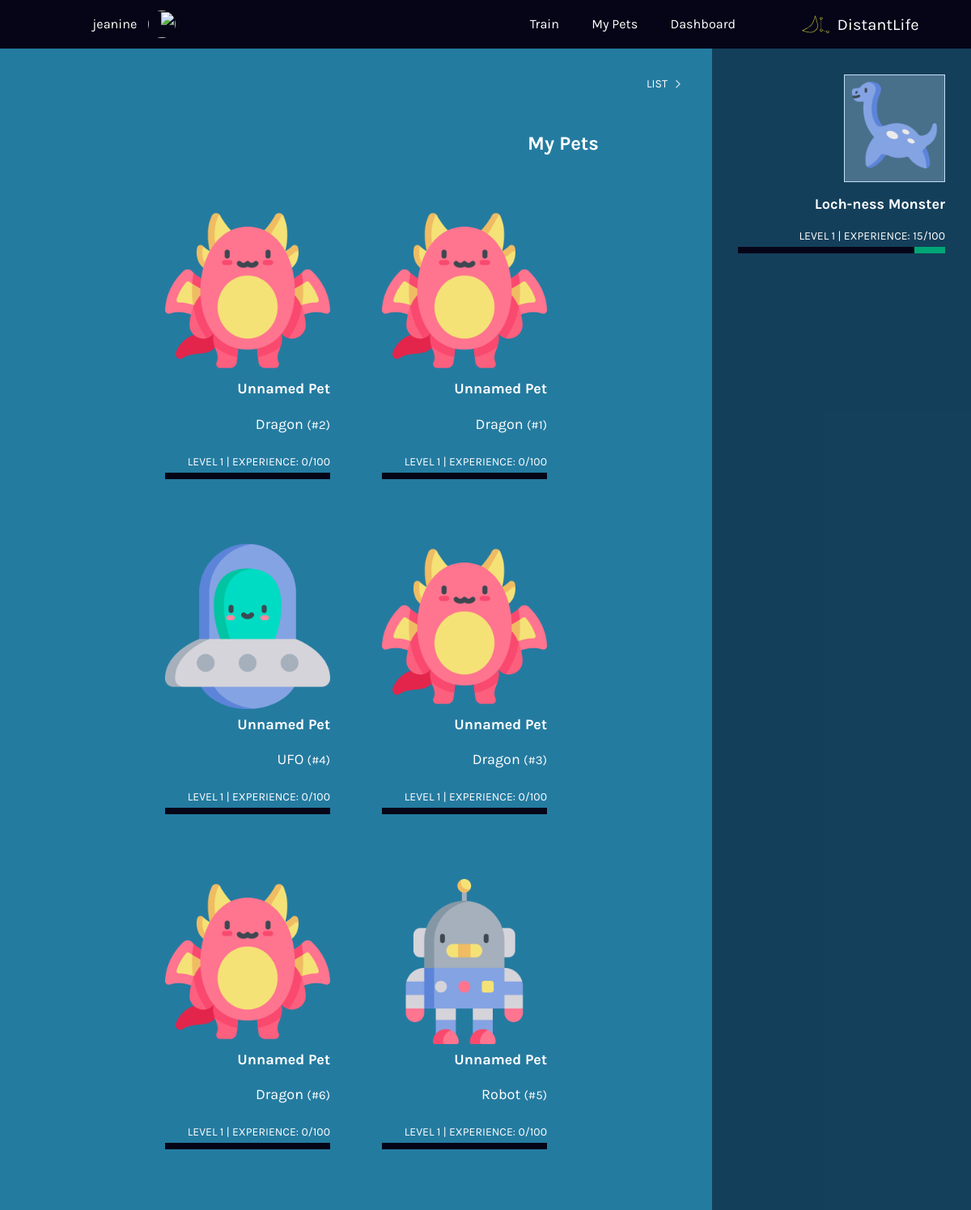
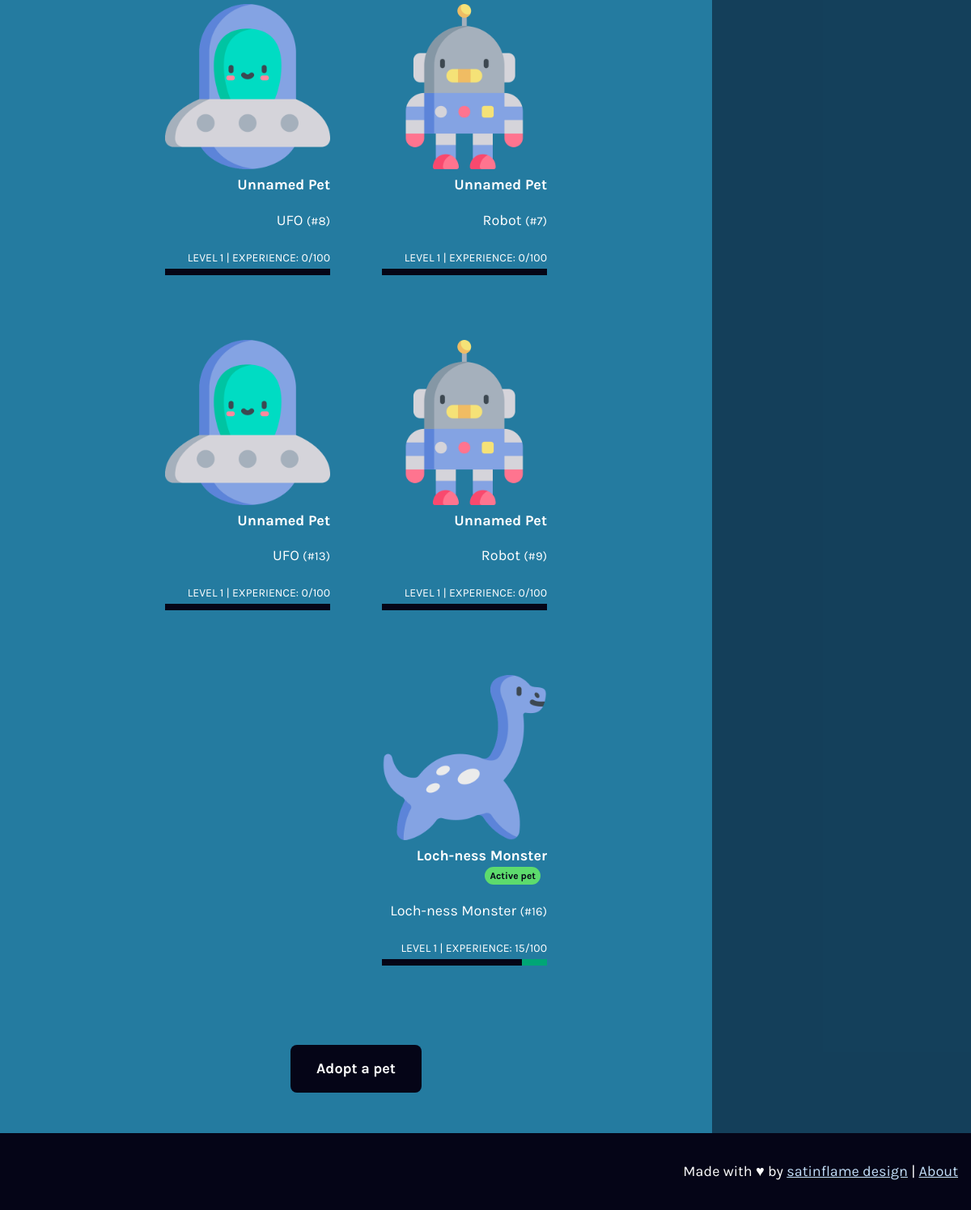
Before: /pets (signed in) with the older database file (2 pictures, top to bottom).
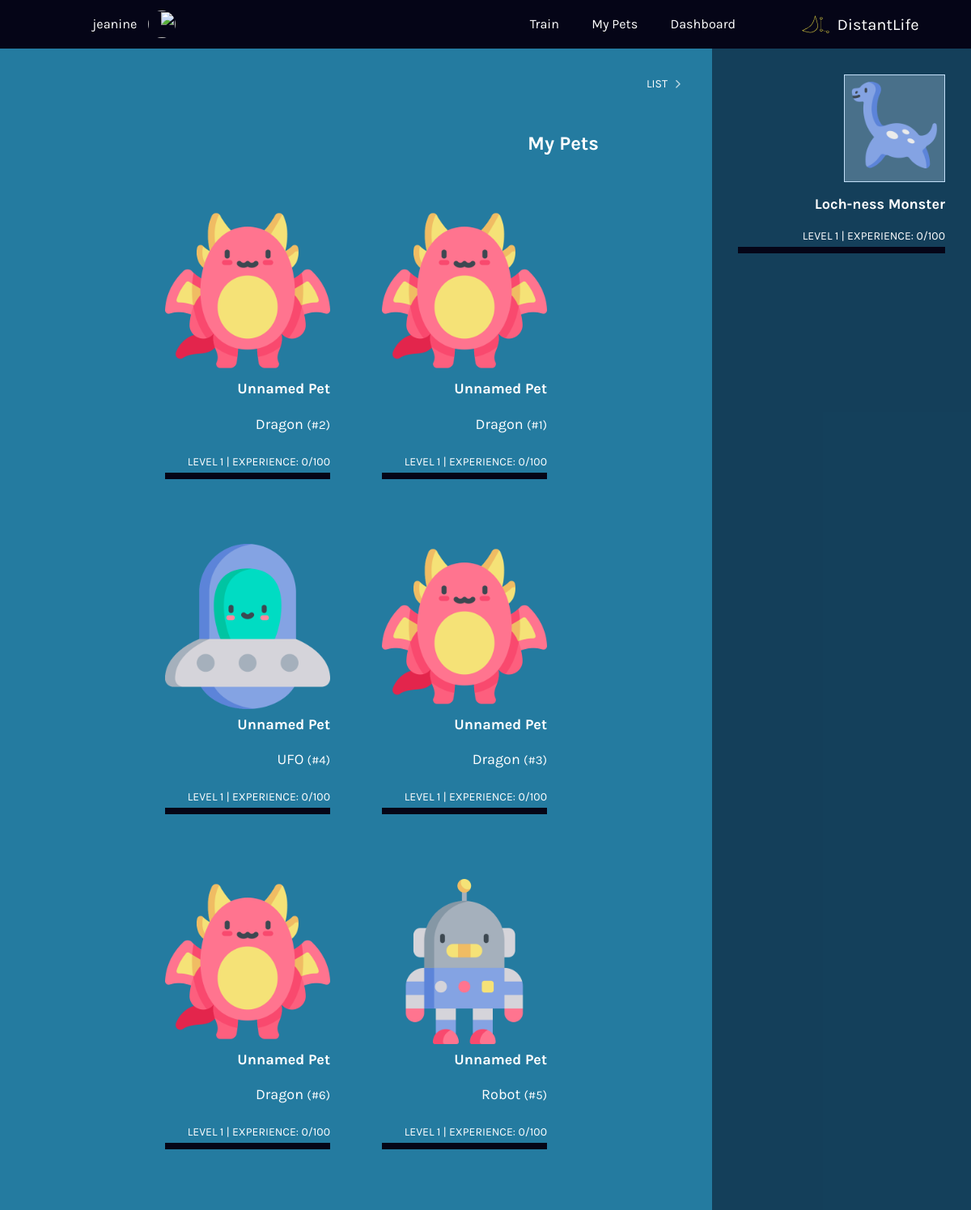
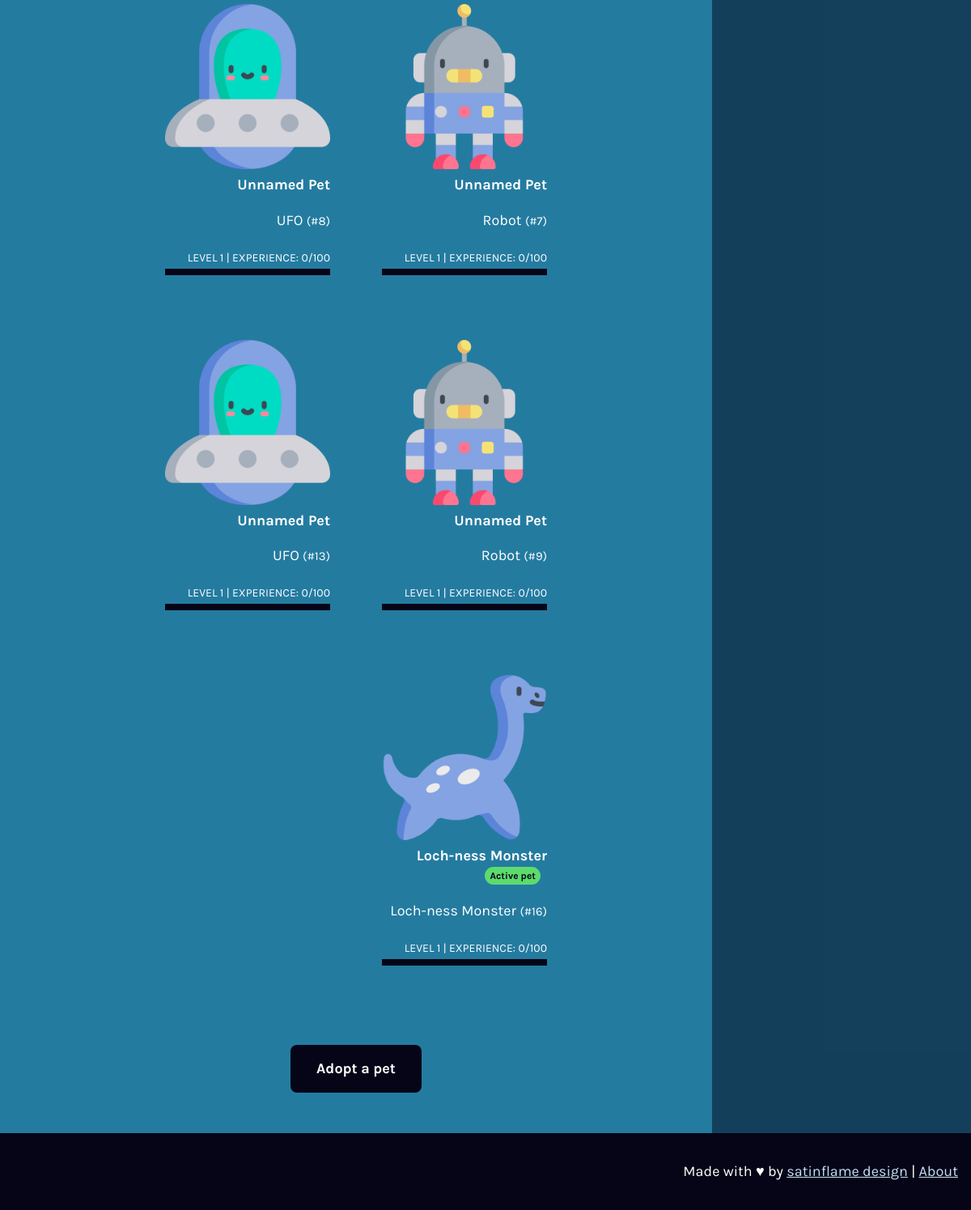
After: the same page with the newer database file (2 pictures, top to bottom).
### tables this page shows
CREATE TABLE `users` (
  `id` integer,
  `username` varchar(255) NOT NULL,
  `full_name` varchar(255),
  `password` hash,
  `email` varchar(255),
  `created_at` timestamp,
  `last_login` timestamp,
  `preferred_lang` integer,
  `learning_lang` integer, `active_pet_id` integer, roles int,
  PRIMARY KEY(id)
);

CREATE TABLE `pets` (
  `id` integer,
  `type` integer,
  `name` varchar(255),
  `created` timestamp,
  `exp` integer,
  PRIMARY KEY(id)
);

CREATE TABLE `pet_types` (
  `id` integer,
  `imgsrc` varchar(255),
  `pet_type` varchar(255), `exp_required` integer,
  PRIMARY KEY(id)
);

### application.py (the view)
@app.route("/pets")
@login_required
def pets():
    pets_owned = db.execute("SELECT pets.id, pet_types.imgsrc, pet_types.pet_type, pets.created, pets.exp, pets.name, users.active_pet_id FROM owners JOIN pets ON pets.id = owners.pet_id JOIN pet_types ON pets.type = pet_types.id JOIN users ON users.id = owners.owner_id WHERE owner_id = ?", session["user_id"])
    return render_template("list.html", pets_owned=pets_owned)

### application.py (called while the page is built)
@app.after_request
def after_request(response):
    response.headers["Cache-Control"] = "no-cache, no-store, must-revalidate"
    response.headers["Expires"] = 0
    response.headers["Pragma"] = "no-cache"
    return response

### helpers.py (called while the page is built)
def login_required(f):
    @wraps(f)
    def decorated_function(*args, **kwargs):
        if session.get("user_id") is None:
            return redirect("/login")
        return f(*args, **kwargs)
    return decorated_function

### templates/list.html (shortened to what this page needs)
{% extends "layout.html" %}
{% from "./macros.html" import usedalot, progressbar, get_data with context %}
{% block main %}
<h1>My Pets</h1>
{% if (pets_owned|length) > 0 %}
  <div class="col-list row">
    {% for pets in pets_owned %}
    <div class="col-12">
      <img src="/static/{{ pets.imgsrc }}" alt="" />
      <h2>{{ pets.name }}
        {% if pets.id == pets.active_pet_id %}
        <span class="badge badge-success">Active pet</span>
        {% endif %} </h2>
        <p>{{ pets.pet_type }} <small>(#{{ pets.id }})</small></p>
        {{ progressbar((pets.exp)) }}
      </div>
    {% endfor %}
  </div>
  {% else %}
    <p>No pets</p>
{% endif %}
<p class="text-center"><a class="btn btn-primary" href="/adopt">Adopt a pet</a></p>
{% endblock %}

### templates/layout.html (shortened to what this page needs)
<!DOCTYPE html>
  {% if (session.get("language")) %}
    <html lang="{{session['language']['charcode']}}" dir="{{session['language']['dir']}}">
  {% else %}
    <html lang="en">
  {% endif %}
  {% include 'global/head.html' %}
  {% if (session.get("language")) %}
    <body class="text-gray-900 font-sans antialiased dir-{{session['language']['dir']}}">
  {% else %}
    <body class="text-gray-900 font-sans antialiased">
  {% endif %}
  {% include 'global/header.html' %}
  <div class="layout-secondary">
    <div class="layout-secondary-main theme-inversed">
      <main>
        {% include 'global/breadcrumb.html' %}
        <div class="secondary-main">
          {% block main %}{% endblock %}
        </div>
      </main>
    </div>
    <div class="layout-secondary-aside theme-inversed">
      {% include 'global/sidebar.html' %}
    </div>
  </div>
  {% include 'global/footer.html' %}
</body>
</html>

### templates/macros.html (shortened to what this page needs)
{% macro progressbar(exp) %}
    <p class="text-small-caps mb-0">{{ _('Level') }} {{ level }} | {{ _('Experience') }}: {{ percent }}/100 </p>
    <div class="progressbar" role="progressbar" aria-valuenow="{{ percent }}" aria-valuemin="0" aria-valuemax="100">
      <span class="filled" style="width: {{ percent }}%;"></span>
    </div>
{% endmacro %}

### templates/global/head.html (shortened to what this page needs)
<head>
  <link href="{{ url_for('static', filename='proj04.css') }}" rel="stylesheet">
  <link href="{{ url_for('static', filename='overrides.css') }}" rel="stylesheet">
</head>

### templates/global/header.html (shortened to what this page needs)
<header class="header">
  <div class="container">
    <div class="menu-container">
      <div class="menu-logo">
        <h1><a class="logo" href="/"><img src="{{ url_for('static', filename='logos/distantlife-logo.svg') }}" height="28" width="140"
              alt="Distant Life" /></a></h1>
      </div>
      <nav id="siteMenu" role="menu" aria-labelledby="menubutton">
        <ul class="list-unstyled list-inline">
          {% if session.user_id %}
          <li><a href="/">{{ _('Dashboard') }}</a></li>
          <li><a href="/pets">{{ _('My Pets') }}</a></li>
          <li><a href="/train">{{ _('Train') }}</a></li>
          {% endif %}
        </ul>
        <ul class="list-unstyled list-inline">
          {% if session.get("user_id") %}
            <li class="menu-user"><a href="/users/{{session['user_id']}}">{{ session['username'] }}
              <img alt="" src="https://www.satinflame.com/img/icons/apple-touch-icon.png" width="34" height="34" class="rounded-circle">
            </a></li>
            <li class="has-dropdown"><a class="hide-md" href="#" aria-haspopup="true">
            </a>
            </li>
          {% else %}
            <li><a href="/signup">{{ _('Sign Up') }}</a></li>
            <li><a href="/login">{{ _('Login') }}</a></li>
          {% endif %}
        </ul>
      </nav>
    </div>
  </div>
</header>

### templates/global/breadcrumb.html (shortened to what this page needs)
<nav class="breadcrumb" aria-label="breadcrumb">
  <ol>
    <li><a class="active" aria-current="page" href="#">{{ title_s }}</a>
    </li>
  </ol>
</nav>

### templates/global/sidebar.html
{% from "./macros.html" import usedalot, progressbar, get_data with context %}
<aside>
  {% if (session.get("active_pet")) %}
  <p class="text-center my-0 pet-box ">
    <img width="200" height="200" src="{{ url_for('static', filename=session['active_pet']['imgsrc']) }}" alt="{{session['active_pet']['type']}}" />
  </p>
  <h3>{{session["active_pet"]["name"]}}</h3>
  {{ progressbar(session["active_pet"]["exp"]) }}
  {% endif %}
</aside>

### templates/global/footer.html (shortened to what this page needs)
<footer class="footer theme-inversed">
  <div class="container">
    <div class="footer-logo">
      <p>{{ _('Made with &hearts; by') }} <a href="https://satinflame.com">satinflame design</a> | <a href="/about">{{ _('About') }}</a></p>
    </div>
  </div>
</footer>

Changed rows visible on the page:
changed pets "Loch-ness Monster": exp "15" → "0"
Other visible differences:
{{ percent }}: "15" → "0"
